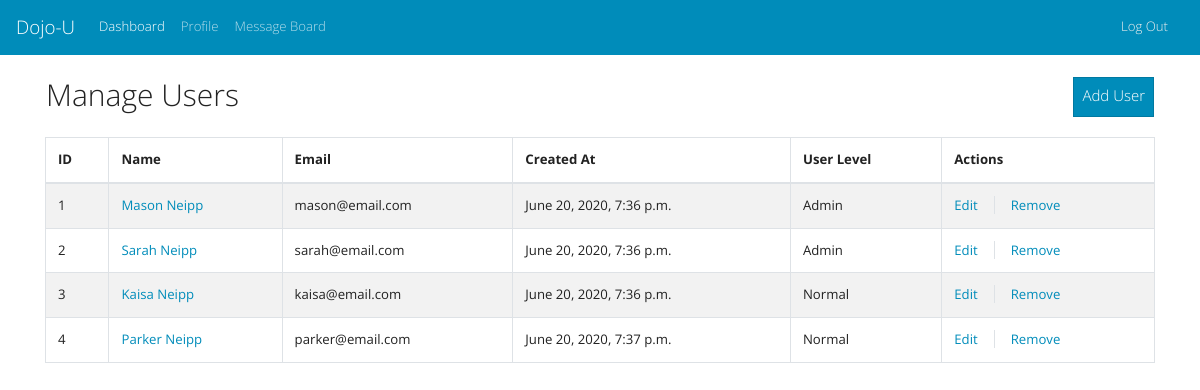
The app's page /dashboard/ (signed in), older data.
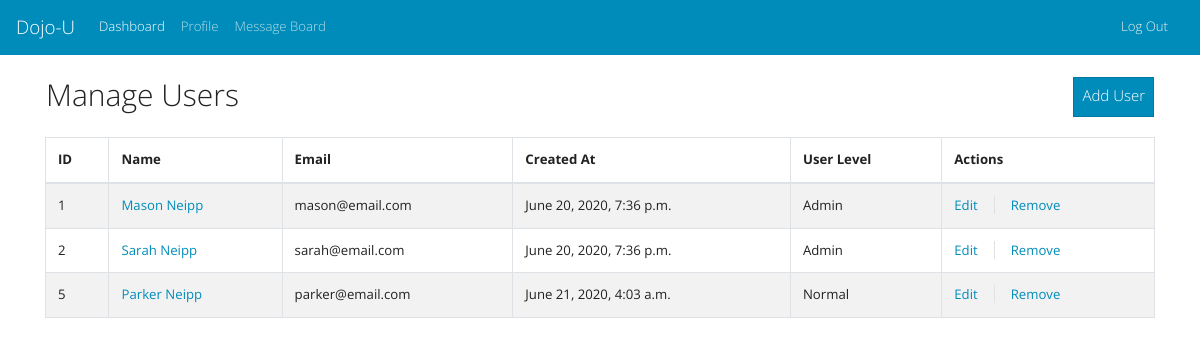
The same page, newer data.
### login_app/models.py (models this page shows, shortened)
class User(models.Model):
    first_name = models.CharField(max_length=255)
    last_name = models.CharField(max_length=255)
    email = models.CharField(max_length=255)
    password = models.CharField(max_length=255)
    user_level_choices =[
        (0,"Normal"),
        (9,"Admin")
    ]
    description = models.TextField(null=True)
    user_level = models.IntegerField(choices=user_level_choices, default=0)
    created_at = models.DateTimeField(auto_now_add=True)
    edited_at = models.DateTimeField(auto_now=True)
    objects = userManager()

### dashboard_app/views.py (the view)
# urls.py: path('dashboard/',db_views.dashboard, name="dashboard"),
def dashboard(request):
    if "user_id" not in request.session:
        return redirect(reverse('register'))
    context={
        "users": User.objects.all(),
        "logged_user": User.objects.get(id=request.session['user_id']),
    }
    return render(request, "dashboard.html", context)

### dashboard_app/templates/dashboard.html (shortened to what this page needs)
<!DOCTYPE html>
<html lang="en">
<head>
  <link href="https://stackpath.bootstrapcdn.com/bootswatch/4.5.0/yeti/bootstrap.min.css" rel="stylesheet"
>
</head>
<body>
    <nav class="navbar navbar-expand-lg navbar-dark bg-primary justify-content-">
      <a class="navbar-brand">Dojo-U</a>
      <div class="collapse navbar-collapse" id="navbarColor01">
        <div class="navbar-nav mr-auto">
          <a class="nav-link nav-item active disabled" href="{% url 'dashboard' %}">Dashboard <span class="sr-only">(current)</span></a>
          <a class="nav-link nav-item" href="{% url 'profile' %}">Profile</a>
          <a class="nav-link nav-item" href="{% url 'message_board' logged_user.id %}">Message Board</a>
        </div>
        <a class="nav-link text-light" href="{% url 'logout' %}">Log Out</a>
      </div>
    </nav>
    <br>
    <div class="container">
      <div class="row d-flex">
        {% if logged_user.user_level == 9 %}
        <h2 class="mb-4 ml-3">Manage Users</h2>
          <a href="{% url 'new_user' %}" class="btn btn-primary ml-auto mr-3"  style="height:40px">Add User</a>
        {% else %}
        <h2 class="mb-4 ml-3">All Users</h2>
        {% endif %}
      </div>
        <table class="table table-responsive-sm table-striped table-bordered">
            <thead>
                <tr>
                    <th>ID</th>
                    <th>Name</th>
                    <th>Email</th>
                    <th>Created At</th>
                    <th>User Level</th>
                    {% if logged_user.user_level == 9 %}
                      <th>Actions</th>
                    {% endif %}
                </tr>
            </thead>
            <tbody>
              {% for user in users %}
                <tr>
                    <td>{{user.id}}</td>
                    <td><a href="{% url 'message_board' user.id %}">{{user.first_name}} {{user.last_name}}</a></td>
                    <td>{{user.email}}</td>
                    <td>{{user.created_at}}</td>
                    <td>{{user.get_user_level_display}}</td>
                    {% if logged_user.user_level == 9 %}
                    <td><a href="{% url 'edit_user' user.id %}" class="mr-3">Edit</a><a href=""class="border-left pl-3"data-toggle="modal"  data-target="#delete_user_{{user.id}}">Remove</a></td>
                    {% endif %}
                  </tr>
              {% endfor %}
            </tbody>
        </table>
    </div>
</body>
</html>

Row changes from the older to the newer data that the page shows:
removed User: id "3", first_name "Kaisa", last_name "Neipp", email "kaisa@email.com", created_at "June 20, 2020, 7:36 p.m.", user_level "Normal"
removed User: id "4", first_name "Parker", last_name "Neipp", email "parker@email.com", created_at "June 20, 2020, 7:37 p.m.", user_level "Normal"
added User: id "5", first_name "Parker", last_name "Neipp", email "parker@email.com", created_at "June 21, 2020, 4:03 a.m.", user_level "Normal"
